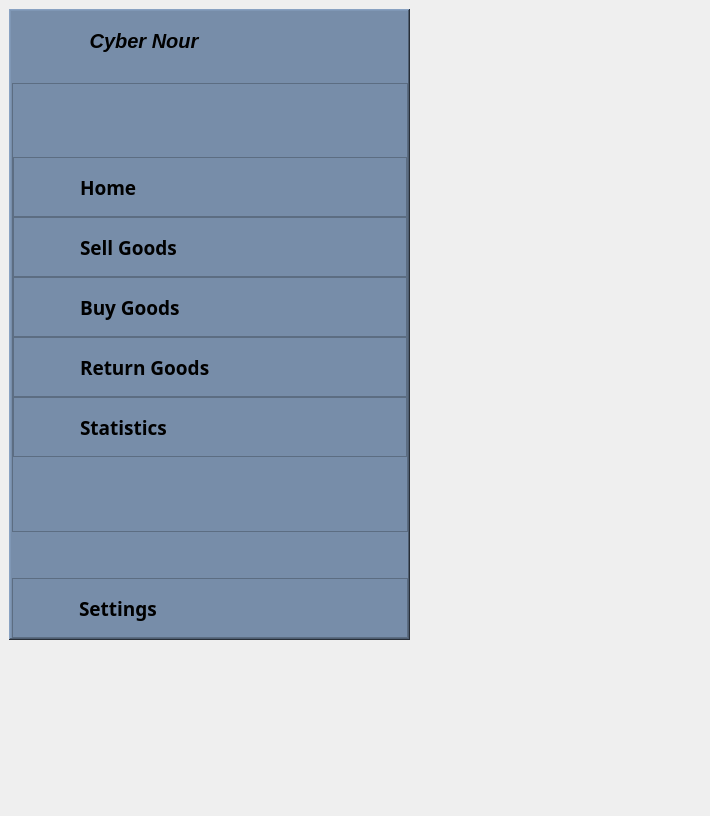
<?xml version="1.0" encoding="UTF-8"?>
<ui version="4.0">
 <class>Frame</class>
 <widget class="QFrame" name="Frame">
  <property name="geometry">
   <rect>
    <x>0</x>
    <y>0</y>
    <width>710</width>
    <height>816</height>
   </rect>
  </property>
  <property name="minimumSize">
   <size>
    <width>267</width>
    <height>491</height>
   </size>
  </property>
  <property name="maximumSize">
   <size>
    <width>16777215</width>
    <height>16777215</height>
   </size>
  </property>
  <property name="windowTitle">
   <string>Frame</string>
  </property>
  <property name="autoFillBackground">
   <bool>false</bool>
  </property>
  <property name="styleSheet">
   <string notr="true">QFrame &gt; #menu_frame :hover {
	background-color: rgb(175,175,175);
}
</string>
  </property>
  <widget class="QFrame" name="sideBar">
   <property name="enabled">
    <bool>true</bool>
   </property>
   <property name="geometry">
    <rect>
     <x>9</x>
     <y>9</y>
     <width>401</width>
     <height>631</height>
    </rect>
   </property>
   <property name="maximumSize">
    <size>
     <width>16777215</width>
     <height>16777215</height>
    </size>
   </property>
   <property name="styleSheet">
    <string notr="true">background-color:#778da9;
</string>
   </property>
   <property name="frameShape">
    <enum>QFrame::WinPanel</enum>
   </property>
   <property name="frameShadow">
    <enum>QFrame::Raised</enum>
   </property>
   <layout class="QVBoxLayout" name="verticalLayout_3">
    <property name="spacing">
     <number>0</number>
    </property>
    <property name="leftMargin">
     <number>0</number>
    </property>
    <property name="topMargin">
     <number>0</number>
    </property>
    <property name="rightMargin">
     <number>0</number>
    </property>
    <property name="bottomMargin">
     <number>0</number>
    </property>
    <item>
     <layout class="QVBoxLayout" name="verticalLayout_2">
      <property name="spacing">
       <number>1</number>
      </property>
      <property name="leftMargin">
       <number>1</number>
      </property>
      <item>
       <widget class="QFrame" name="menu_frame">
        <property name="maximumSize">
         <size>
          <width>16777215</width>
          <height>60</height>
         </size>
        </property>
        <property name="cursor">
         <cursorShape>ArrowCursor</cursorShape>
        </property>
        <property name="styleSheet">
         <string notr="true"/>
        </property>
        <property name="frameShape">
         <enum>QFrame::NoFrame</enum>
        </property>
        <property name="frameShadow">
         <enum>QFrame::Raised</enum>
        </property>
        <widget class="QLabel" name="menu_label">
         <property name="geometry">
          <rect>
           <x>67</x>
           <y>5</y>
           <width>130</width>
           <height>50</height>
          </rect>
         </property>
         <property name="font">
          <font>
           <pointsize>15</pointsize>
           <weight>75</weight>
           <italic>true</italic>
           <bold>true</bold>
          </font>
         </property>
         <property name="layoutDirection">
          <enum>Qt::LeftToRight</enum>
         </property>
         <property name="text">
          <string>Cyber Nour</string>
         </property>
         <property name="alignment">
          <set>Qt::AlignCenter</set>
         </property>
        </widget>
        <widget class="QLabel" name="menu_icon">
         <property name="geometry">
          <rect>
           <x>6</x>
           <y>5</y>
           <width>50</width>
           <height>50</height>
          </rect>
         </property>
         <property name="cursor">
          <cursorShape>PointingHandCursor</cursorShape>
         </property>
         <property name="text">
          <string/>
         </property>
        </widget>
       </widget>
      </item>
      <item>
       <spacer name="verticalSpacer">
        <property name="orientation">
         <enum>Qt::Vertical</enum>
        </property>
        <property name="sizeType">
         <enum>QSizePolicy::Preferred</enum>
        </property>
        <property name="sizeHint" stdset="0">
         <size>
          <width>1</width>
          <height>11</height>
         </size>
        </property>
       </spacer>
      </item>
      <item>
       <widget class="QFrame" name="frame_3">
        <property name="frameShape">
         <enum>QFrame::StyledPanel</enum>
        </property>
        <property name="frameShadow">
         <enum>QFrame::Raised</enum>
        </property>
        <layout class="QVBoxLayout" name="verticalLayout_5">
         <property name="leftMargin">
          <number>0</number>
         </property>
         <property name="topMargin">
          <number>0</number>
         </property>
         <property name="rightMargin">
          <number>0</number>
         </property>
         <property name="bottomMargin">
          <number>0</number>
         </property>
         <item>
          <layout class="QVBoxLayout" name="verticalLayout_4" stretch="0,0,0,0,0">
           <property name="spacing">
            <number>0</number>
           </property>
           <property name="sizeConstraint">
            <enum>QLayout::SetFixedSize</enum>
           </property>
           <item>
            <widget class="QFrame" name="home_frame">
             <property name="maximumSize">
              <size>
               <width>16777215</width>
               <height>60</height>
              </size>
             </property>
             <property name="cursor">
              <cursorShape>PointingHandCursor</cursorShape>
             </property>
             <property name="styleSheet">
              <string notr="true"/>
             </property>
             <property name="frameShape">
              <enum>QFrame::StyledPanel</enum>
             </property>
             <property name="frameShadow">
              <enum>QFrame::Raised</enum>
             </property>
             <widget class="QLabel" name="home_label">
              <property name="geometry">
               <rect>
                <x>67</x>
                <y>5</y>
                <width>130</width>
                <height>50</height>
               </rect>
              </property>
              <property name="font">
               <font>
                <family>TSCu_Comic</family>
                <pointsize>14</pointsize>
                <weight>75</weight>
                <bold>true</bold>
               </font>
              </property>
              <property name="text">
               <string>Home</string>
              </property>
             </widget>
             <widget class="QLabel" name="home_icon">
              <property name="geometry">
               <rect>
                <x>6</x>
                <y>5</y>
                <width>50</width>
                <height>50</height>
               </rect>
              </property>
              <property name="text">
               <string/>
              </property>
             </widget>
            </widget>
           </item>
           <item>
            <widget class="QFrame" name="sell_frame">
             <property name="maximumSize">
              <size>
               <width>16777215</width>
               <height>60</height>
              </size>
             </property>
             <property name="cursor">
              <cursorShape>PointingHandCursor</cursorShape>
             </property>
             <property name="autoFillBackground">
              <bool>false</bool>
             </property>
             <property name="frameShape">
              <enum>QFrame::StyledPanel</enum>
             </property>
             <property name="frameShadow">
              <enum>QFrame::Raised</enum>
             </property>
             <widget class="QLabel" name="sell_label">
              <property name="geometry">
               <rect>
                <x>67</x>
                <y>5</y>
                <width>130</width>
                <height>50</height>
               </rect>
              </property>
              <property name="font">
               <font>
                <family>TSCu_Comic</family>
                <pointsize>14</pointsize>
                <weight>75</weight>
                <bold>true</bold>
               </font>
              </property>
              <property name="text">
               <string>Sell Goods</string>
              </property>
             </widget>
             <widget class="QLabel" name="sell_icon">
              <property name="geometry">
               <rect>
                <x>6</x>
                <y>5</y>
                <width>50</width>
                <height>50</height>
               </rect>
              </property>
              <property name="text">
               <string/>
              </property>
             </widget>
            </widget>
           </item>
           <item>
            <widget class="QFrame" name="buy_frame">
             <property name="maximumSize">
              <size>
               <width>16777215</width>
               <height>60</height>
              </size>
             </property>
             <property name="cursor">
              <cursorShape>PointingHandCursor</cursorShape>
             </property>
             <property name="frameShape">
              <enum>QFrame::StyledPanel</enum>
             </property>
             <property name="frameShadow">
              <enum>QFrame::Raised</enum>
             </property>
             <widget class="QLabel" name="buy_label">
              <property name="geometry">
               <rect>
                <x>67</x>
                <y>5</y>
                <width>130</width>
                <height>50</height>
               </rect>
              </property>
              <property name="font">
               <font>
                <family>TSCu_Comic</family>
                <pointsize>14</pointsize>
                <weight>75</weight>
                <bold>true</bold>
               </font>
              </property>
              <property name="text">
               <string>Buy Goods</string>
              </property>
             </widget>
             <widget class="QLabel" name="buy_icon">
              <property name="geometry">
               <rect>
                <x>6</x>
                <y>5</y>
                <width>50</width>
                <height>50</height>
               </rect>
              </property>
              <property name="text">
               <string/>
              </property>
             </widget>
            </widget>
           </item>
           <item>
            <widget class="QFrame" name="return_frame">
             <property name="maximumSize">
              <size>
               <width>16777215</width>
               <height>60</height>
              </size>
             </property>
             <property name="cursor">
              <cursorShape>PointingHandCursor</cursorShape>
             </property>
             <property name="frameShape">
              <enum>QFrame::StyledPanel</enum>
             </property>
             <property name="frameShadow">
              <enum>QFrame::Raised</enum>
             </property>
             <widget class="QLabel" name="return_label">
              <property name="geometry">
               <rect>
                <x>67</x>
                <y>5</y>
                <width>130</width>
                <height>50</height>
               </rect>
              </property>
              <property name="font">
               <font>
                <family>TSCu_Comic</family>
                <pointsize>14</pointsize>
                <weight>75</weight>
                <bold>true</bold>
               </font>
              </property>
              <property name="text">
               <string>Return Goods</string>
              </property>
             </widget>
             <widget class="QLabel" name="return_icon">
              <property name="geometry">
               <rect>
                <x>6</x>
                <y>5</y>
                <width>50</width>
                <height>50</height>
               </rect>
              </property>
              <property name="text">
               <string/>
              </property>
             </widget>
            </widget>
           </item>
           <item>
            <widget class="QFrame" name="statistics_frame">
             <property name="maximumSize">
              <size>
               <width>16777215</width>
               <height>60</height>
              </size>
             </property>
             <property name="cursor">
              <cursorShape>PointingHandCursor</cursorShape>
             </property>
             <property name="styleSheet">
              <string notr="true"/>
             </property>
             <property name="frameShape">
              <enum>QFrame::StyledPanel</enum>
             </property>
             <property name="frameShadow">
              <enum>QFrame::Raised</enum>
             </property>
             <widget class="QLabel" name="statistics_label">
              <property name="geometry">
               <rect>
                <x>67</x>
                <y>5</y>
                <width>130</width>
                <height>50</height>
               </rect>
              </property>
              <property name="font">
               <font>
                <family>TSCu_Comic</family>
                <pointsize>14</pointsize>
                <weight>75</weight>
                <bold>true</bold>
               </font>
              </property>
              <property name="text">
               <string>Statistics</string>
              </property>
             </widget>
             <widget class="QLabel" name="statistics_icon">
              <property name="geometry">
               <rect>
                <x>6</x>
                <y>5</y>
                <width>50</width>
                <height>50</height>
               </rect>
              </property>
              <property name="text">
               <string/>
              </property>
             </widget>
            </widget>
           </item>
          </layout>
         </item>
        </layout>
       </widget>
      </item>
      <item>
       <spacer name="verticalSpacer_2">
        <property name="orientation">
         <enum>Qt::Vertical</enum>
        </property>
        <property name="sizeType">
         <enum>QSizePolicy::Preferred</enum>
        </property>
        <property name="sizeHint" stdset="0">
         <size>
          <width>20</width>
          <height>45</height>
         </size>
        </property>
       </spacer>
      </item>
      <item>
       <widget class="QFrame" name="settings_frame">
        <property name="maximumSize">
         <size>
          <width>16777215</width>
          <height>60</height>
         </size>
        </property>
        <property name="cursor">
         <cursorShape>PointingHandCursor</cursorShape>
        </property>
        <property name="frameShape">
         <enum>QFrame::StyledPanel</enum>
        </property>
        <property name="frameShadow">
         <enum>QFrame::Raised</enum>
        </property>
        <widget class="QLabel" name="settings_label">
         <property name="geometry">
          <rect>
           <x>67</x>
           <y>5</y>
           <width>130</width>
           <height>50</height>
          </rect>
         </property>
         <property name="font">
          <font>
           <family>TSCu_Comic</family>
           <pointsize>14</pointsize>
           <weight>75</weight>
           <bold>true</bold>
          </font>
         </property>
         <property name="text">
          <string>Settings</string>
         </property>
        </widget>
        <widget class="QLabel" name="settings_icon">
         <property name="geometry">
          <rect>
           <x>6</x>
           <y>5</y>
           <width>50</width>
           <height>50</height>
          </rect>
         </property>
         <property name="text">
          <string/>
         </property>
        </widget>
       </widget>
      </item>
     </layout>
    </item>
   </layout>
  </widget>
 </widget>
 <resources/>
 <connections/>
</ui>
